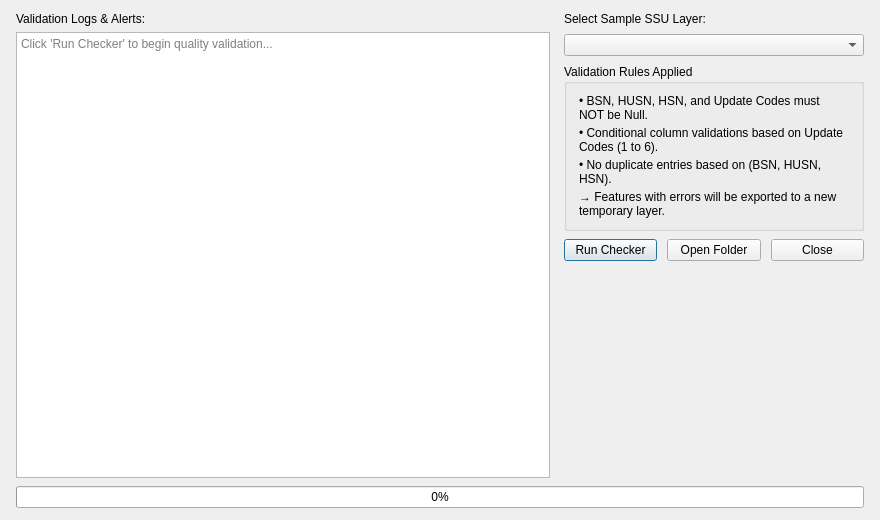
<?xml version="1.0" encoding="UTF-8"?>
<ui version="4.0">
 <class>CheckerDialog</class>
 <widget class="QDialog" name="CheckerDialog">
  <property name="geometry">
   <rect>
    <x>0</x>
    <y>0</y>
    <width>880</width>
    <height>520</height>
   </rect>
  </property>
  <property name="minimumSize">
   <size>
    <width>0</width>
    <height>0</height>
   </size>
  </property>
  <property name="windowTitle">
   <string>GeoFASU_Ori - Data Quality Checker</string>
  </property>
  <layout class="QVBoxLayout" name="rootLayout">
   <property name="spacing">
    <number>8</number>
   </property>
   <property name="leftMargin">
    <number>16</number>
   </property>
   <property name="topMargin">
    <number>12</number>
   </property>
   <property name="rightMargin">
    <number>16</number>
   </property>
   <property name="bottomMargin">
    <number>12</number>
   </property>
   <item>
    <layout class="QHBoxLayout" name="mainHorizontalLayout">
     <property name="spacing">
      <number>14</number>
     </property>
     <!-- LEFT COLUMN: Logs & Alerts -->
   <item>
    <layout class="QVBoxLayout" name="leftLayout">
     <property name="spacing">
      <number>6</number>
     </property>
     <item>
      <widget class="QLabel" name="label_logs">
       <property name="text">
        <string>Validation Logs &amp; Alerts:</string>
       </property>
      </widget>
     </item>
     <item>
      <widget class="QPlainTextEdit" name="logsTextEdit">
       <property name="readOnly">
        <bool>true</bool>
       </property>
       <property name="placeholderText">
        <string>Click 'Run Checker' to begin quality validation...</string>
       </property>
      </widget>
     </item>
    </layout>
   </item>
   <!-- RIGHT COLUMN: Controls -->
   <item>
    <layout class="QVBoxLayout" name="rightLayout">
     <property name="spacing">
      <number>8</number>
     </property>
     <item>
      <widget class="QLabel" name="label_sample">
       <property name="text">
        <string>Select Sample SSU Layer:</string>
       </property>
      </widget>
     </item>
     <item>
      <widget class="QComboBox" name="comboxSample"/>
     </item>
     <item>
      <widget class="QGroupBox" name="rulesGroupBox">
       <property name="title">
        <string>Validation Rules Applied</string>
       </property>
       <layout class="QVBoxLayout" name="rulesLayout">
        <property name="spacing">
         <number>4</number>
        </property>
        <property name="leftMargin">
         <number>12</number>
        </property>
        <property name="topMargin">
         <number>10</number>
        </property>
        <property name="rightMargin">
         <number>12</number>
        </property>
        <property name="bottomMargin">
         <number>10</number>
        </property>
        <item>
         <widget class="QLabel" name="rule1Label">
          <property name="text">
           <string>• BSN, HUSN, HSN, and Update Codes must NOT be Null.</string>
          </property>
          <property name="wordWrap">
           <bool>true</bool>
          </property>
         </widget>
        </item>
        <item>
         <widget class="QLabel" name="rule2Label">
          <property name="text">
           <string>• Conditional column validations based on Update Codes (1 to 6).</string>
          </property>
          <property name="wordWrap">
           <bool>true</bool>
          </property>
         </widget>
        </item>
        <item>
         <widget class="QLabel" name="rule3Label">
          <property name="text">
           <string>• No duplicate entries based on (BSN, HUSN, HSN).</string>
          </property>
          <property name="wordWrap">
           <bool>true</bool>
          </property>
         </widget>
        </item>
        <item>
         <widget class="QLabel" name="ruleActionLabel">
          <property name="text">
           <string>→ Features with errors will be exported to a new temporary layer.</string>
          </property>
          <property name="wordWrap">
           <bool>true</bool>
          </property>
         </widget>
        </item>
       </layout>
      </widget>
     </item>
     <item>
      <layout class="QHBoxLayout" name="buttonsLayout">
       <property name="spacing">
        <number>10</number>
       </property>
       <item>
        <widget class="QPushButton" name="runButton">
         <property name="minimumSize">
   <size>
    <width>0</width>
    <height>0</height>
   </size>
  </property>
         <property name="cursor">
          <cursorShape>PointingHandCursor</cursorShape>
         </property>
         <property name="text">
          <string>Run Checker</string>
         </property>
        </widget>
       </item>
       <item>
        <widget class="QPushButton" name="openFolderButton">
         <property name="cursor">
          <cursorShape>PointingHandCursor</cursorShape>
         </property>
         <property name="text">
          <string>Open Folder</string>
         </property>
        </widget>
       </item>
       <item>
        <widget class="QPushButton" name="closeButton">
         <property name="minimumSize">
   <size>
    <width>0</width>
    <height>0</height>
   </size>
  </property>
         <property name="cursor">
          <cursorShape>PointingHandCursor</cursorShape>
         </property>
         <property name="text">
          <string>Close</string>
         </property>
        </widget>
       </item>
      </layout>
     </item>
     <item>
      <spacer name="verticalSpacer">
       <property name="orientation">
        <enum>Qt::Vertical</enum>
       </property>
       <property name="sizeHint" stdset="0">
        <size>
         <width>20</width>
         <height>10</height>
        </size>
       </property>
      </spacer>
     </item>
    </layout>
   </item>
  </layout>
 </item>
 <item>
   <widget class="QProgressBar" name="progressBar">
       <property name="value">
        <number>0</number>
       </property>
       <property name="alignment">
        <set>Qt::AlignCenter</set>
       </property>
      </widget>
  </item>
</layout>
</widget>
<resources/>
 <connections/>
</ui>
